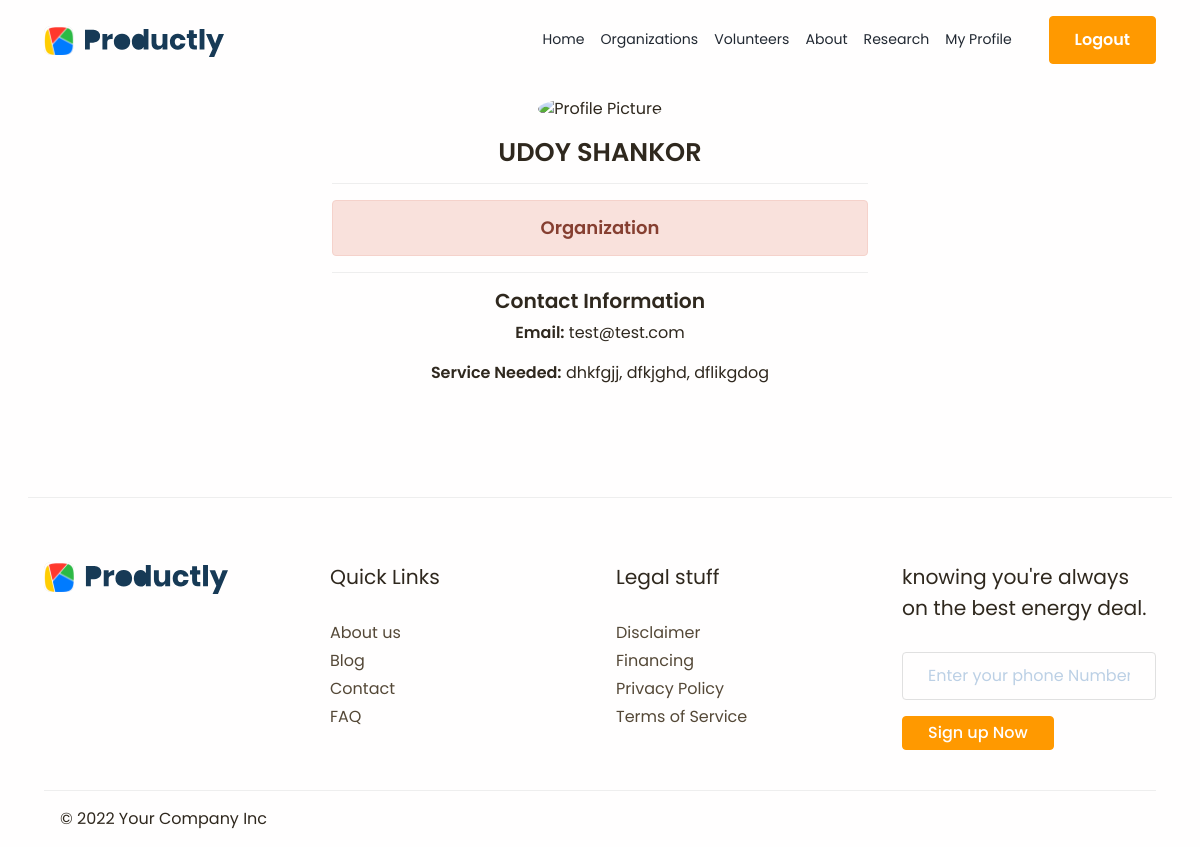
Screenshot of /profile (signed in) with the database file from the repository.
### accounts/models.py (models this page shows)
class Organization(models.Model):
    user = models.ForeignKey(User, on_delete=models.CASCADE)
    organization_name = models.TextField(blank=True)
    email = models.TextField(blank=True)
    service_needed = models.TextField(blank=True)

### mainapp/views.py (the view)
# urls.py: path('profile', views.profile, name='profile'),
def profile(request):
    user = request.user
    if user.is_authenticated:
        context = {
        }
        print(Volunteer.objects.all())
        if Volunteer.objects.filter(user=user).count() > 0:
            vol = Volunteer.objects.filter(user=user)[0]
            context['user_type'] = 'Volunteer'
            context['profile'] = vol
        else:
            org = Organization.objects.filter(user=user)[0]
            context['user_type'] = 'Organization'
            context['profile'] = org
        return render(request, 'mainapp/profile.html', context)
    else:
        return redirect('login')

### templates/mainapp/profile.html (shortened to what this page needs)
{% extends 'base.html' %}
{% block main_content %}
<div class="container user-profile">
    <div class="card ">
        <div class="card-body">
            <div class="text-center">
                <img src="https://th.bing.com/th/id/R.e3c230f8b39f61607f02c8ff3771773f?rik=u0ah1EK%2fkfCRFQ&pid=ImgRaw&r=0" alt="Profile Picture" class="profile-picture">
                {% if profile.organization_name %}
                <h2 class="mt-3">{{profile.organization_name}}</h2>
                {% else %}
                <h2 class="mt-3">{{profile.name}}</h2>
                {% endif %}
            </div>
            <hr>
            <h5 class="text-center">
                <div class="alert alert-danger" role="alert">
                    {{user_type}}
                  </div>
            </h5>
            <hr>
            <div class="text-center">
                <h4>Contact Information</h4>
                <p><strong>Email:</strong> {{profile.email}}</p>
                {% if profile.resume %}
                <p><strong>Resume:</strong> <a href="{{profile.resume.url}}">Download</a></p>
                {% else %}
                <p><strong>Service Needed:</strong> {{profile.service_needed}}</p>
                {% endif %}
            </div>
        </div>
    </div>
</div>
{% endblock main_content %}

### templates/mainapp/profile.html (style rules this page uses)
.user-profile { max-width: 600px; margin: 0 auto; }
.profile-picture { width: 150px; height: 150px; border-radius: 50%; object-fit: cover; }

### rows the page displays
Organization: organization_name "UDOY SHANKOR", email "test@test.com", service_needed "dhkfgjj, dfkjghd, dflikgdog"

### other values shown
{{ user_type }} "Organization"
